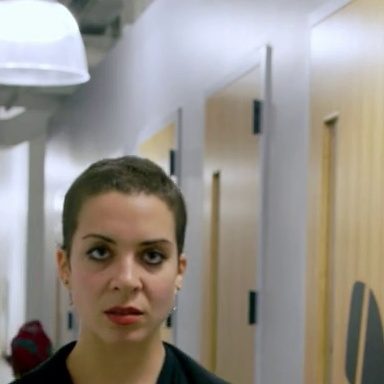
#> input picture test.jpg, 384 x 384 px
$ python predict.py
#> lines starting #> are read from the running program, lines starting #| are printed output that depends on the picture
### process_data.py
import cv2
import os
import numpy as np
from tqdm import tqdm
import matplotlib.pyplot as plt
import pandas as pd

def extract_fourier_features(image_path):
#> called with image_path = 'test.jpg'
    image = cv2.imread(image_path, cv2.IMREAD_GRAYSCALE)
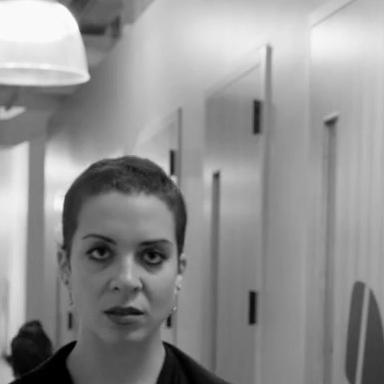
#> image: shape (384, 384); min 0, max 254, mean 145.6
    image = cv2.resize(image, (128, 128))
#> image: shape (128, 128)
    f_transform = np.fft.fft2(image)
    f_transform_shifted = np.fft.fftshift(f_transform)
    magnitude_spectrum = np.log(np.abs(f_transform_shifted) + 1)
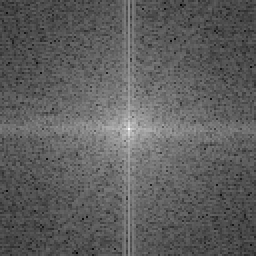
#> magnitude_spectrum: shape (128, 128) float64 (shown 2 times larger); min 1.85, max 14.68, mean 6.59; drawn with min black and max white
    features = magnitude_spectrum.flatten()
#> features = 16384 values, max 14.68 at index 8256, min 1.85 at index 16166, mean 6.59
    return features

# [9 lines left out: function process_images, not called in this run]

### predict.py
from sklearn.decomposition import PCA
from sklearn.metrics import accuracy_score, confusion_matrix
from sklearn.svm import SVC
import pickle
import numpy as np
from process_data import extract_fourier_features

def predict(image_path, pca_path, model_path):
    # Load the image
    features = extract_fourier_features(image_path)
    features = np.array(features).reshape(1, -1)
    print(features.shape)
#| (1, 16384)
    # Load PCA model
#> (the run stopped early here; a loop or call above may not have finished)
